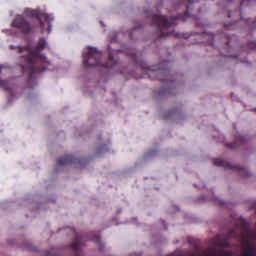
#> input picture media/images/test.jpg, 256 x 256 px, given in place of path to foldertest.jpg, which was not available
$ python normalization.py   (older library calls are emulated)
#> lines starting #> are read from the running program, lines starting #| are printed output that depends on the picture; pictures that were not available may be replaced by others from this repository, and a replacement may not be noted
#Color normalization with multiprocessing
#Modify https://github.com/schaugf/HEnorm_python

import numpy as np
import multiprocessing as mp
import pandas as pd
import numpy as np
import argparse
from PIL import Image
import os

def file_name(file_dir):
#> in data_process, img is the input picture: shape (256, 256, 3); mean R, G, B 170.3, 136.3, 167.4
    for root, dirs, files in os.walk(file_dir):
        return files


def normalizeStaining(img, name, saveFile=None, Io=240, alpha=1, beta=0.15):
    ''' Normalize staining appearence of H&E stained images

    Example use:
        see test.py

    Input:
        I: RGB input image
        Io: (optional) transmitted light intensity

    Output:
        Inorm: normalized image
        H: hematoxylin image
        E: eosin image

    Reference:
        A method for normalizing histology slides for quantitative analysis. M.
        Macenko et al., ISBI 2009
    '''
#> called with name = 'test.jpg', Io = 240, alpha = 1, beta = 0.15

    HERef = np.array([[0.5626, 0.2159],
                      [0.7201, 0.8012],
                      [0.4062, 0.5581]])

    maxCRef = np.array([1.9705, 1.0308])

    # define height and width of image
    h, w, c = img.shape
#> h = 256; w = 256; c = 3

    # reshape image
    img = img.reshape((-1,3))

    # calculate optical density
    OD = -np.log((img.astype(np.float)+1)/Io)

    # remove transparent pixels
    ODhat = OD[~np.any(OD<beta, axis=1)]

    # compute eigenvectors
    eigvals, eigvecs = np.linalg.eigh(np.cov(ODhat.T))
#> eigvals = [0.000903, 0.00267, 0.288]; eigvecs = [[0.0798, -0.9, -0.429], [-0.55, 0.319, -0.772], [0.831, 0.297, -0.469]]

    #eigvecs *= -1

    #project on the plane spanned by the eigenvectors corresponding to the two
    # largest eigenvalues
    That = ODhat.dot(eigvecs[:,1:3])
#> That = 53385 pairs, first value -0.452 to 0.248, second value -3.64 to -0.296

    phi = np.arctan2(That[:,1],That[:,0])

    minPhi = np.percentile(phi, alpha)
#> minPhi = -1.71
    maxPhi = np.percentile(phi, 100-alpha)
#> maxPhi = -1.47

    vMin = eigvecs[:,1:3].dot(np.array([(np.cos(minPhi), np.sin(minPhi))]).T)
#> vMin = [0.553, 0.718, 0.422]
    vMax = eigvecs[:,1:3].dot(np.array([(np.cos(maxPhi), np.sin(maxPhi))]).T)
#> vMax = [0.335, 0.8, 0.497]

    # a heuristic to make the vector corresponding to hematoxylin first and the
    # one corresponding to eosin second
    if vMin[0] > vMax[0]:
        HE = np.array((vMin[:,0], vMax[:,0])).T
#> HE = [[0.553, 0.335], [0.718, 0.8], [0.422, 0.497]]
    else:
        HE = np.array((vMax[:,0], vMin[:,0])).T

    # rows correspond to channels (RGB), columns to OD values
    Y = np.reshape(OD, (-1, 3)).T

    # determine concentrations of the individual stains
    C = np.linalg.lstsq(HE,Y, rcond=None)[0]

    # normalize stain concentrations
    maxC = np.array([np.percentile(C[0,:], 99), np.percentile(C[1,:],99)])
#> maxC = [1.37, 1.78]
    tmp = np.divide(maxC,maxCRef)
#> tmp = [0.697, 1.73]
    C2 = np.divide(C,tmp[:, np.newaxis])

    # recreate the image using reference mixing matrix
    Inorm = np.multiply(Io, np.exp(-HERef.dot(C2)))
    Inorm[Inorm>255] = 254
    Inorm = np.reshape(Inorm.T, (h, w, 3)).astype(np.uint8)
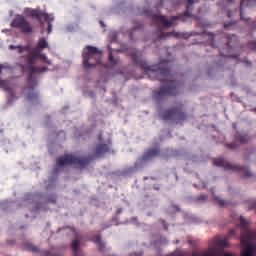
#> Inorm: shape (256, 256, 3); mean of channels 0, 1, 2 170.6, 140, 169.9; drawn as R, G, B

    # unmix hematoxylin and eosin
    H = np.multiply(Io, np.exp(np.expand_dims(-HERef[:,0], axis=1).dot(np.expand_dims(C2[0,:], axis=0))))
    H[H>255] = 254
    H = np.reshape(H.T, (h, w, 3)).astype(np.uint8)
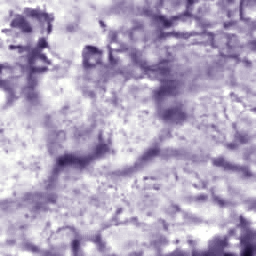
#> H: shape (256, 256, 3); mean of channels 0, 1, 2 179.5, 167, 193.4; drawn as R, G, B

    E = np.multiply(Io, np.exp(np.expand_dims(-HERef[:,1], axis=1).dot(np.expand_dims(C2[1,:], axis=0))))
    E[E>255] = 254
    E = np.reshape(E.T, (h, w, 3)).astype(np.uint8)
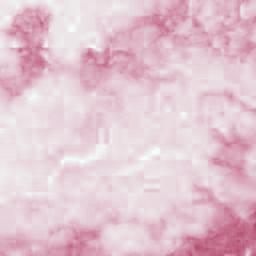
#> E: shape (256, 256, 3); mean of channels 0, 1, 2 226.9, 197.7, 209; drawn as R, G, B

    if saveFile is None:
        Image.fromarray(Inorm).save('please input folder'+name)  #please input folder
        #Image.fromarray(H).save('please input folder'+name+'_H.png') #please input folder
        #Image.fromarray(E).save('please input folder'+name+'_E.png') #please input folder

    return Inorm#, H, E


def data_process(x):


    fig_list=file_name('path to folder') #please input file


    for i in range(0,len(fig_list)):

        img = np.array(Image.open('path to folder'+fig_list[i]))

        normalize_img=normalizeStaining(img,name=fig_list[i])
	#print(i)

def multicore():
    pool = mp.Pool()
    result = pool.map(data_process, range(10))
    #print(result)

if __name__=='__main__':
    multicore()
